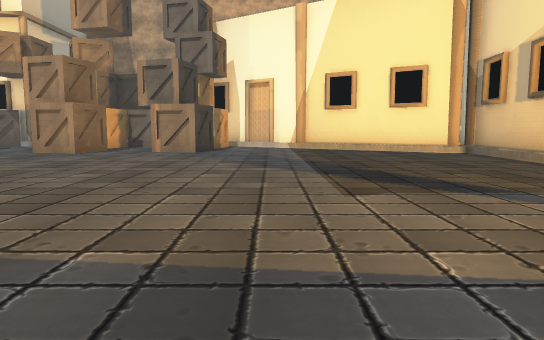
View 1 (above)

20 first-person views from a walk through a 3-D level made in the Unity game engine. The camera is 1.2 m above the floor, tilts 6° down and sees 70° across. The floor is counted in squares, 2 m on a side. Each view is taken from the middle of a square. On the plan, view 1 faces up. The plan holds only what a view shows up to about 11 squares ahead; the rest is blank. The place goes on beyond the plan. The player character is not drawn. Some animated figures are left out. Some surface patterns are stand-ins.

View 2
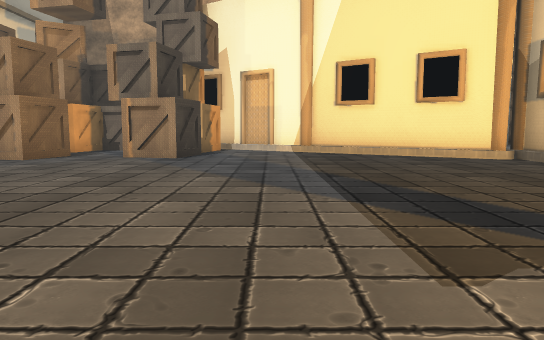

View 3
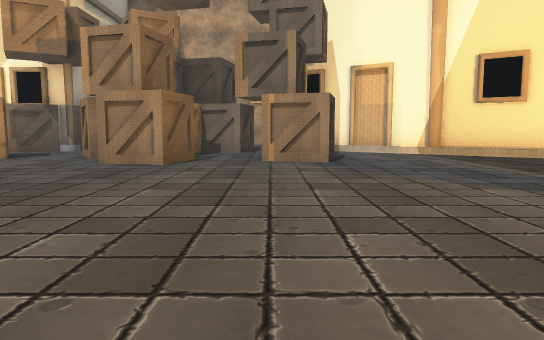

View 4
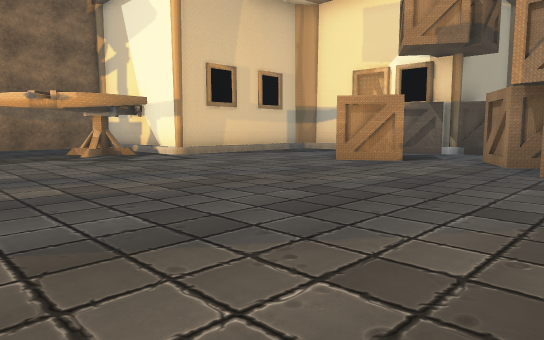

View 5
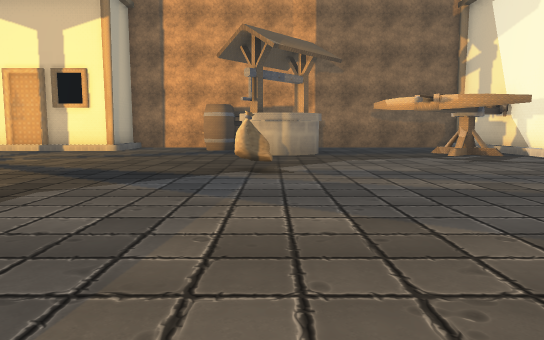

View 6
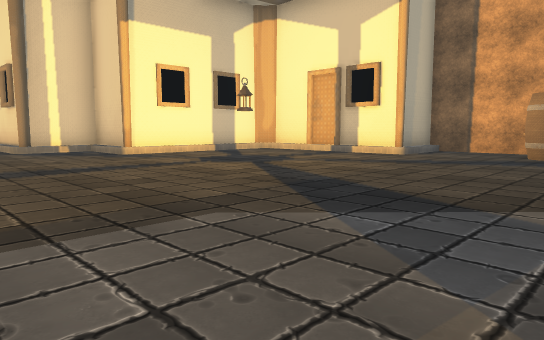

View 7
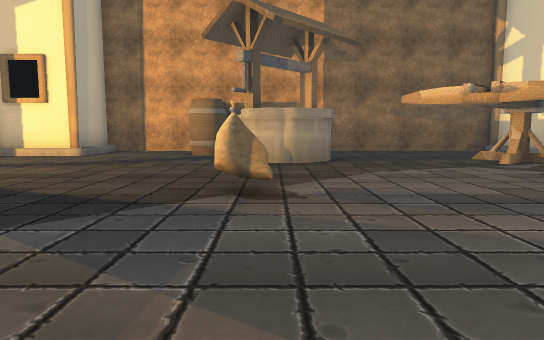

View 8
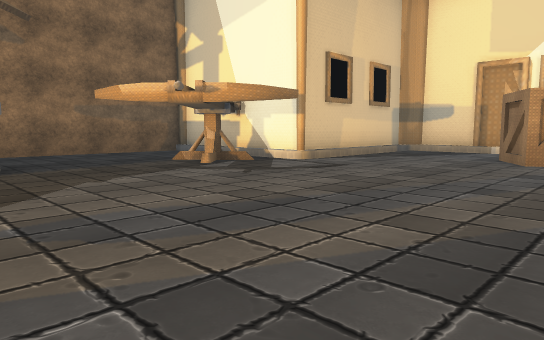

View 9
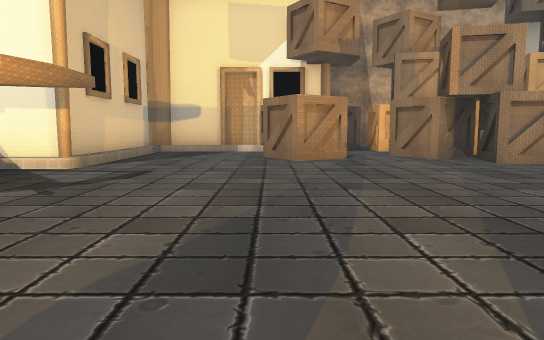

View 10
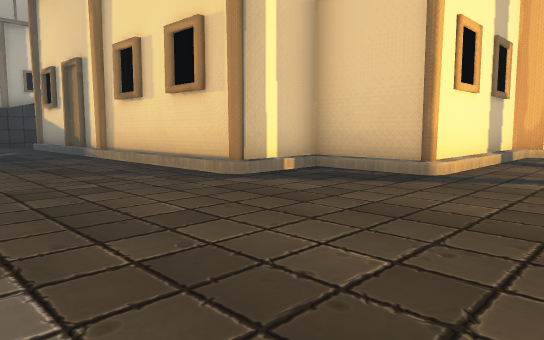

View 11
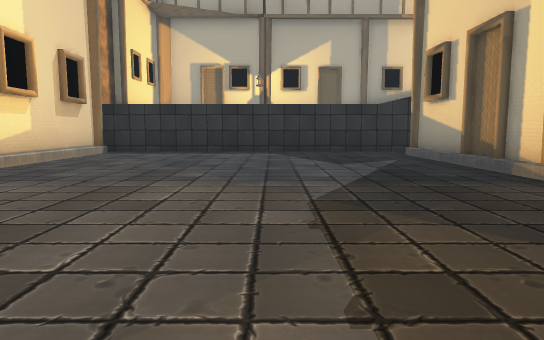

View 12
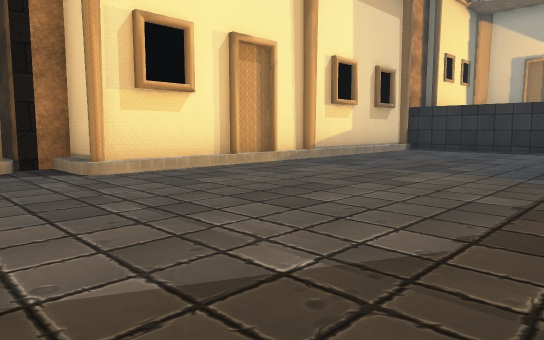

View 13
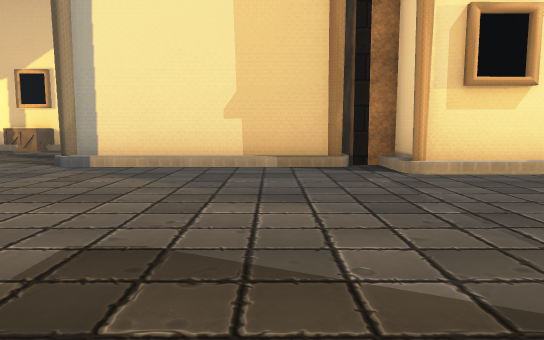

View 14
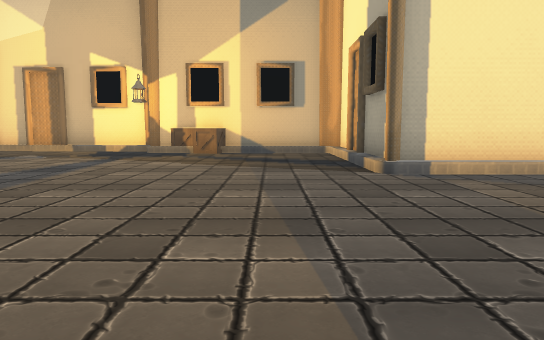

View 15
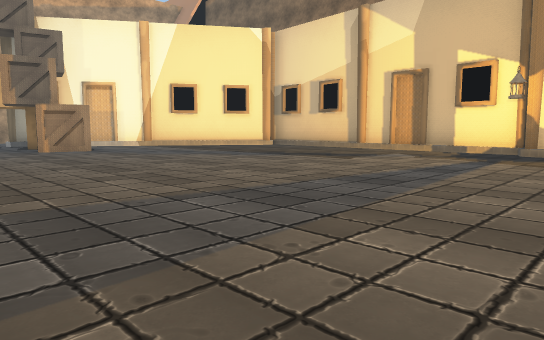

View 16
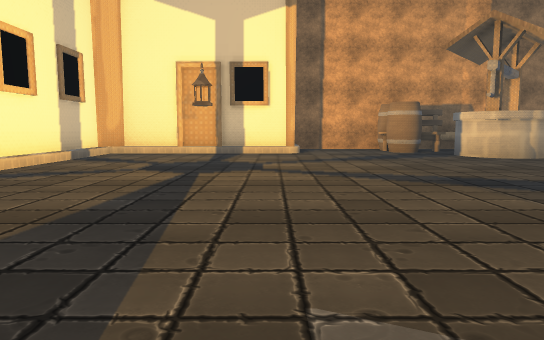

View 17
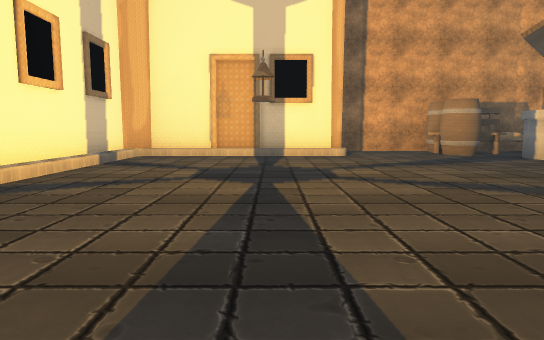

View 18
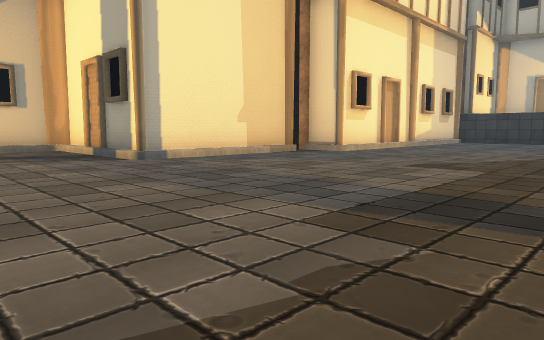

View 19
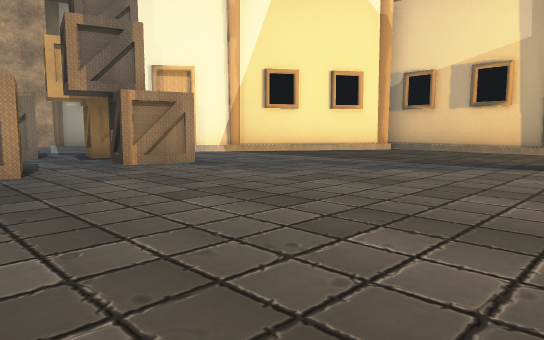

View 20
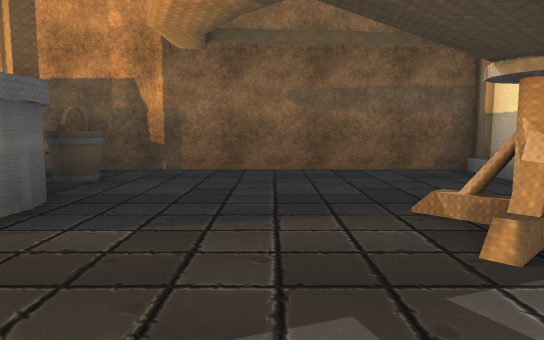

### Floor plan
Key: @ floor where view 1 was taken; # wall or solid block; . floor; / step, stairs or slope; O other object.
Columns run from 18 left of view 1 to 5 right of it. Each row starts with its distance up from view 1.
 15          OOOO  ##
 14     ####OOOOOOO ###
 13     #...O...OOOOO.##
 12     #....O.OOO.OO..###
 11     #...OO.OOO.OO....###
 10     #.......OO.OO......#
  9 #####..................#
  8 #..##..................#
  7 #......................#
  6 #......................#
  5 #......................#
  4 #.OOO..................#
  3 #OOOO..O...............#
  2 #OOO...................#
  1 #OO...................##
  0 #.................@...O
 -1 #.....................#
 -2 ###...................#
 -3   #...................#
 -4   #............../#####
 -5   #............../#
 -6   #####........../#
 -7       ##........./#
 -8        ##/......./#
 -9         #/....../##
-10         #/....../#
-11         #/....../#
-12         #/....../#
-13         #/....../#
-14         #/....../#
-15         #/....../#
-16         #/....../#
-17         #/....../#
-18          ......./#
-19         ##########

Positions as (right, up) in squares from view 1, and headings:
1: (0, 0), facing up
2: (0, 2), facing up
3: (-3, 3), facing up
4: (-5, 4), facing up-left
5: (-5, 3), facing left
6: (-7, 3), facing down-left
7: (-7, 3), facing left
8: (-8, 3), facing up-left
9: (-10, 3), facing up
10: (-6, -4), facing down-left
11: (-6, -8), facing down
12: (-7, -7), facing down-right
13: (-7, -7), facing right
14: (-6, -2), facing right
15: (-6, -1), facing up-right
16: (-6, -2), facing left
17: (-7, -3), facing left
18: (-8, 0), facing down-right
19: (-6, 4), facing up-right
20: (-12, 6), facing left
